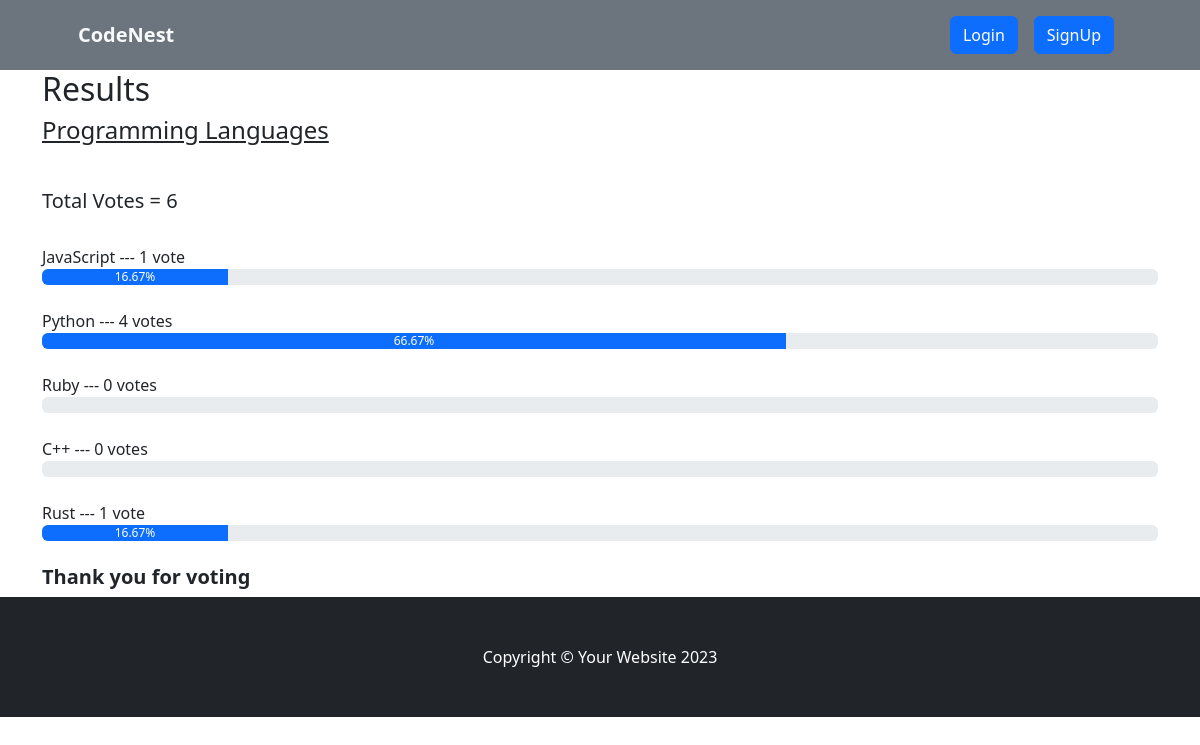
/result/programming-languages, run on the app's committed database.
### voteapp/models.py (models this page shows, shortened)
class Category(models.Model):
    title = models.CharField(max_length=200)
    slug = models.SlugField(blank=True, null=True)
    description = models.TextField(blank=True, null=True)
    total_vote = models.IntegerField(default=0)
    voters = models.ManyToManyField(User, blank=True)

class CategoryItem(models.Model):
    title = models.CharField(max_length=200)
    total_vote = models.IntegerField(default=0)
    category = models.ForeignKey(Category, on_delete=models.CASCADE, related_name="items")
    voters = models.ManyToManyField(User, blank=True)
    @property
    def percentage_vote(self):
        category_votes = self.category.total_vote
        item_votes = self.total_vote
        if category_votes == 0:
            vote_in_percentage = 0
        else:
            vote_in_percentage = (item_votes/category_votes) * 100
        return vote_in_percentage

### voteapp/views.py (the view)
# urls.py: path("result/<str:slug>", views.result, name="result"),
def result(request, slug):
    category = Category.objects.get(slug=slug)
    items = CategoryItem.objects.filter(category=category)
    context = {"category": category, "items": items}
    return render(request, "result.html", context)

### voteapp/templatetags/custom_filters.py (called while the page is built)
@register.filter(name="has_voted")
def has_voted(user, voters):
    return any(user.id== voter.id for voter in voters)

### voteapp/templates/result.html
{% extends 'base.html' %}
{% block content %}
{% load humanize %}
{% load custom_filters %}
<div class="container result-container">
    <div class="sub-container">
      <h2>Results</h2>
      <h4>{{category.title}}</h4>
      <br>
      <h5>Total Votes = {{category.total_vote}}</h5>
      <br />
      {% for item in items  %}
      {% if request.user|has_voted:item.voters.all %}
      <small>{{item.title}}</strong> --- {{item.total_vote}} vote{{item.total_vote | pluralize:",s"}} ---  <strong>[voted]</strong> </small>
      <div class="progressContainer">
        <div class="progress">
          <div
            class="progress-bar"
            role="progressbar"
            aria-label="Example with label"
            style="width:{{item.percentage_vote | floatformat:2}}%;"
            aria-valuenow="25"
            aria-valuemin="0"
            aria-valuemax="100"
          >
          {{item.percentage_vote | floatformat:2}}%
          </div>
        </div>
      </div>
      <br>
      {% else %}
      <small>{{item.title}}</strong> --- {{item.total_vote}} vote{{item.total_vote | pluralize:",s"}} </small>
      <div class="progressContainer">
        <div class="progress">
          <div
            class="progress-bar"
            role="progressbar"
            aria-label="Example with label"
            style="width:{{item.percentage_vote | floatformat:2}}%;"
            aria-valuenow="25"
            aria-valuemin="0"
            aria-valuemax="100"
          >
          {{item.percentage_vote | floatformat:2}}%
          </div>
        </div>
      </div>
      <br>
      {% endif %}
      {% endfor %}
      <h5 style="font-weight: bold">Thank you for voting</h5>
    </div>
  </div>
{% endblock content %}

### voteapp/templates/base.html (shortened to what this page needs)
<!DOCTYPE html>
{% load static %}
<html lang="en">
<head>
    <link href="https://cdn.jsdelivr.net/npm/bootstrap-icons@1.4.1/font/bootstrap-icons.css" rel="stylesheet" />
    <link rel="stylesheet" href="{% static 'css/bootstrap.css' %}">
    <link rel="stylesheet" href="{% static 'css/style.css' %}">
</head>
<body>
     <nav class="navbar navbar-expand-lg navbar-dark bg-secondary">
        <div class="container px-lg-5">
            <a class="navbar-brand text-light fw-bold" href="{% url 'index'  %}">CodeNest</a>
            <div class="collapse navbar-collapse" id="navbarSupportedContent">
                <ul class="navbar-nav ms-auto mb-2 mb-lg-0">
                    {% if request.user.is_authenticated %}
                    <li class="nav-item"><a class="nav-link" href="#"><button class="btn btn-primary">Hi, {{request.user.username}}</button></a></li>
                    <li class="nav-item"><a class="nav-link" href="{% url 'logout' %}"><button class="btn btn-secondary">Logout</button></a></li>
                    {% else %}
                    <li class="nav-item"><a class="nav-link" href="{% url 'signin' %}"><button class="btn btn-primary">Login</button></a></li>
                    <li class="nav-item"><a class="nav-link" href="{% url 'signup' %}"><button class="btn btn-primary">SignUp</button></a></li>
                    {% endif %}
                </ul>
            </div>
        </div>
    </nav>
    {% block content %}
    {% endblock content %}
     <footer class="py-5 bg-dark">
        <div class="container"><p class="m-0 text-center text-white">Copyright &copy; Your Website 2023</p></div>
    </footer>
</body>
</html>

### voteapp/static/css/style.css (style rules this page uses)
* { box-sizing: border-box; }
.result-container { display: flex; align-items: center; justify-content: center; }
.sub-container { width: inherit }
.result-container h4 { text-decoration: underline; margin-bottom: 20px; }
.result-container small { font-size: 16px; font-weight: 500; }

### data on the page
Category: title "Programming Languages", total_vote "6"
CategoryItem: title "JavaScript", total_vote "1", percentage_vote "16.67"
CategoryItem: title "Python", total_vote "4", total_vote|pluralize "s", percentage_vote "66.67"
CategoryItem: title "Ruby", total_vote "0", total_vote|pluralize "s"
CategoryItem: title "C++", total_vote "0", total_vote|pluralize "s"
CategoryItem: title "Rust", total_vote "1", percentage_vote "16.67"
